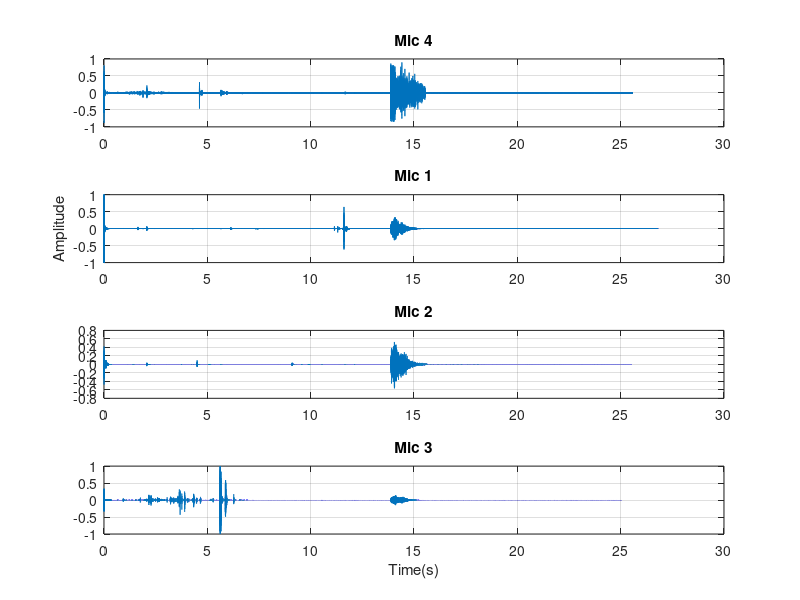
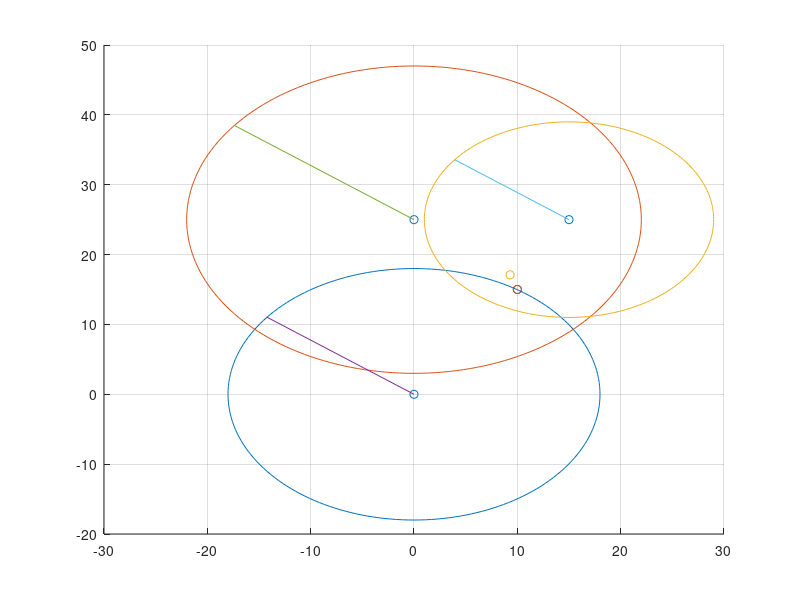

The MATLAB source for these figures, in order:
%Data Alignment
fs = 44100;
tsample = 1/fs;
load Mic1Test4.mat
load Mic2Test4.mat
load Mic3_test4.mat
load Mic4Test4.mat
 
mic_4 = mic4';
mic_1 = mic1';
mic_2 = microphone2';

new_mic4 = [zeros(1,22300) , mic_4];
new_mic1 = [zeros(1,75900) , mic_1];
new_mic2 = [zeros(1,19700) , mic_2];
 
new_mic3 = mic3';
 
aligned_mic1 = new_mic1(217500:end);
aligned_mic2 = [new_mic2(217500:end),zeros(1,56200)];
aligned_mic3 = [new_mic3(217500:end),zeros(1,75900)];
aligned_mic4 = [new_mic4(217500:end),zeros(1,53600)];
 
n2 = numel(aligned_mic1);
m = (n2-1)*tsample;
t2 = 0:tsample:m;

figure
subplot(4,1,1)
plot(t2,aligned_mic4'),grid,title("Mic 4")
subplot(4,1,2)
plot(t2,aligned_mic1'),grid,title("Mic 1"),ylabel("Amplitude")
subplot(4,1,3)
plot(t2,aligned_mic2'),grid,title("Mic 2")
subplot(4,1,4)
plot(t2,aligned_mic3'),grid,xlabel("Time(s)"),title("Mic 3")

%TJ put your code here and put in the equations to find the distance,
%then set each distance equal to D1, D2, D3 and it should work

%Gunshot Location
xloc = [0 0 15 10]; %x positions of comp
yloc = [0 25 25 15]; %y positions of comp

Sx = 10; %known location of source.. wont know this for project
Sy = 15;

%Found using observation and distance=velocity*time
D1=18;
D2=22;
D3=14;

th = 0:pi/100:2*pi; %the step size determines how close the circles are to the radi

xunit1 = D1 * cos(th) + xloc(1); %graphs circle around mic 1
yunit1 = D1 * sin(th) + yloc(1);

xunit2 = D2 * cos(th) + xloc(2); %graphs circle around mic 2
yunit2 = D2 * sin(th) + yloc(2);

xunit3 = D3 * cos(th) + xloc(3); %graphs circle around mic 3
yunit3 = D3 * sin(th) + yloc(3);


%Find the intersection of three spheres                 
%P1,P2,P3 are the centers, D1,D2,D3 are the radii       
%Implementaton based on Wikipedia Trilateration.  
P1 = [0,0];
P2 = [0,25];
P3 = [15,25];
            
temp1 = P2-P1;
e_x = temp1/norm(temp1);
temp2 = P3-P1;
i = dot(e_x,temp2);
temp3 = temp2 - i*e_x;
e_y = temp3/norm(temp3);                                
d = norm(P2-P1);
j = dot(e_y,temp2);
x = (D1*D1 - D2*D2 + d*d) / (2*d);
y = (D1*D1 - D3*D3 -2*i*x + i*i + j*j) / (2*j);
temp4 = D1*D1 - x*x - y*y;
pa = P1 + x*e_x + y*e_y;

figure
%positions of mics
scatter(xloc,yloc)
hold on
%positions of sound source
scatter(Sx,Sy);

%circles with radi of distance from mic to source
hold on
plot(xunit1, yunit1);
hold on
plot(xunit2, yunit2);
hold on
plot(xunit3, yunit3);
hold on

%plot radi... just for visulaization
plot([xloc(1),xunit1(80)],[yloc(1),yunit1(80)]);
hold on
plot([xloc(2),xunit2(80)],[yloc(2),yunit2(80)]);
hold on
plot([xloc(3),xunit3(80)],[yloc(3),yunit3(80)]);  

%plot esmitated location
hold on
scatter(pa(2),pa(1));

grid on

